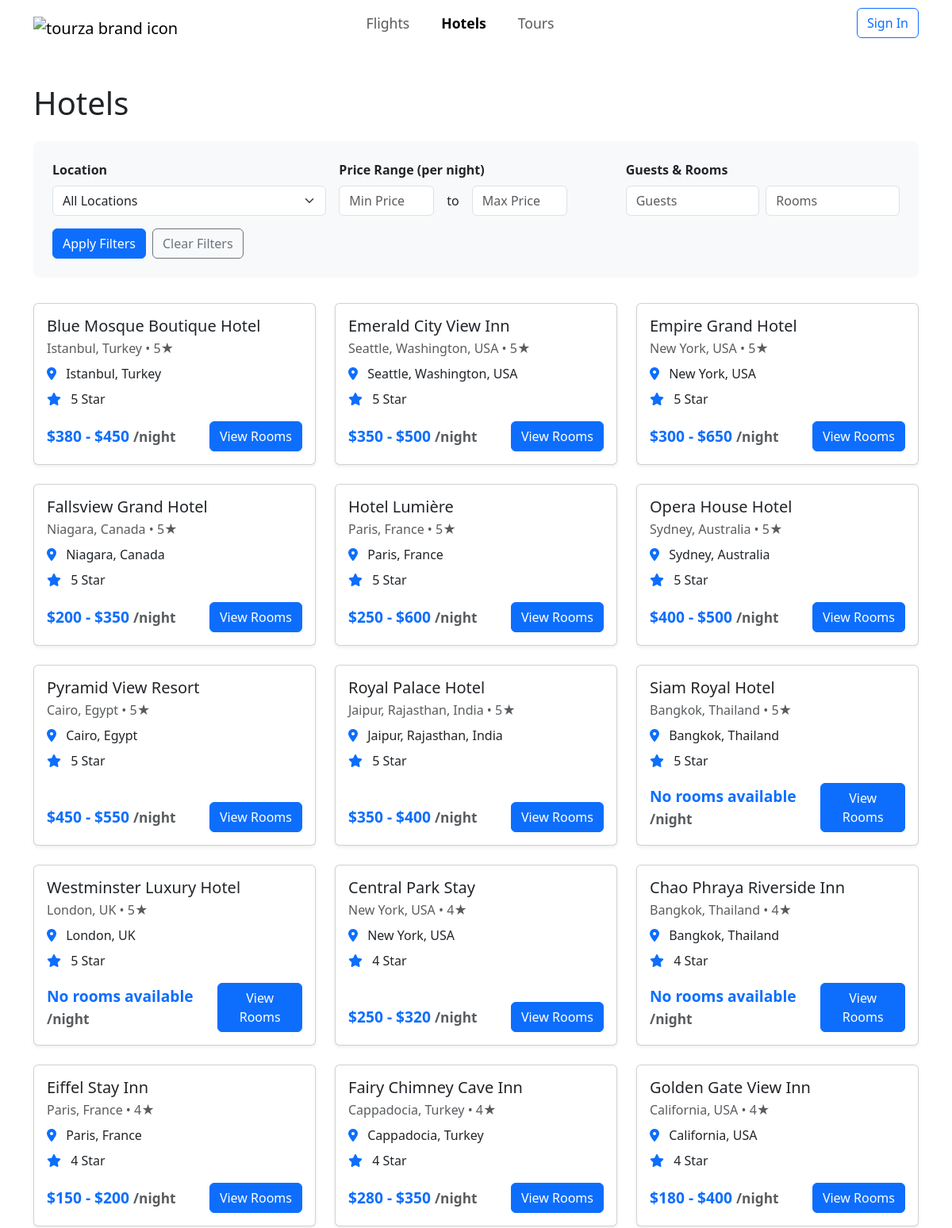
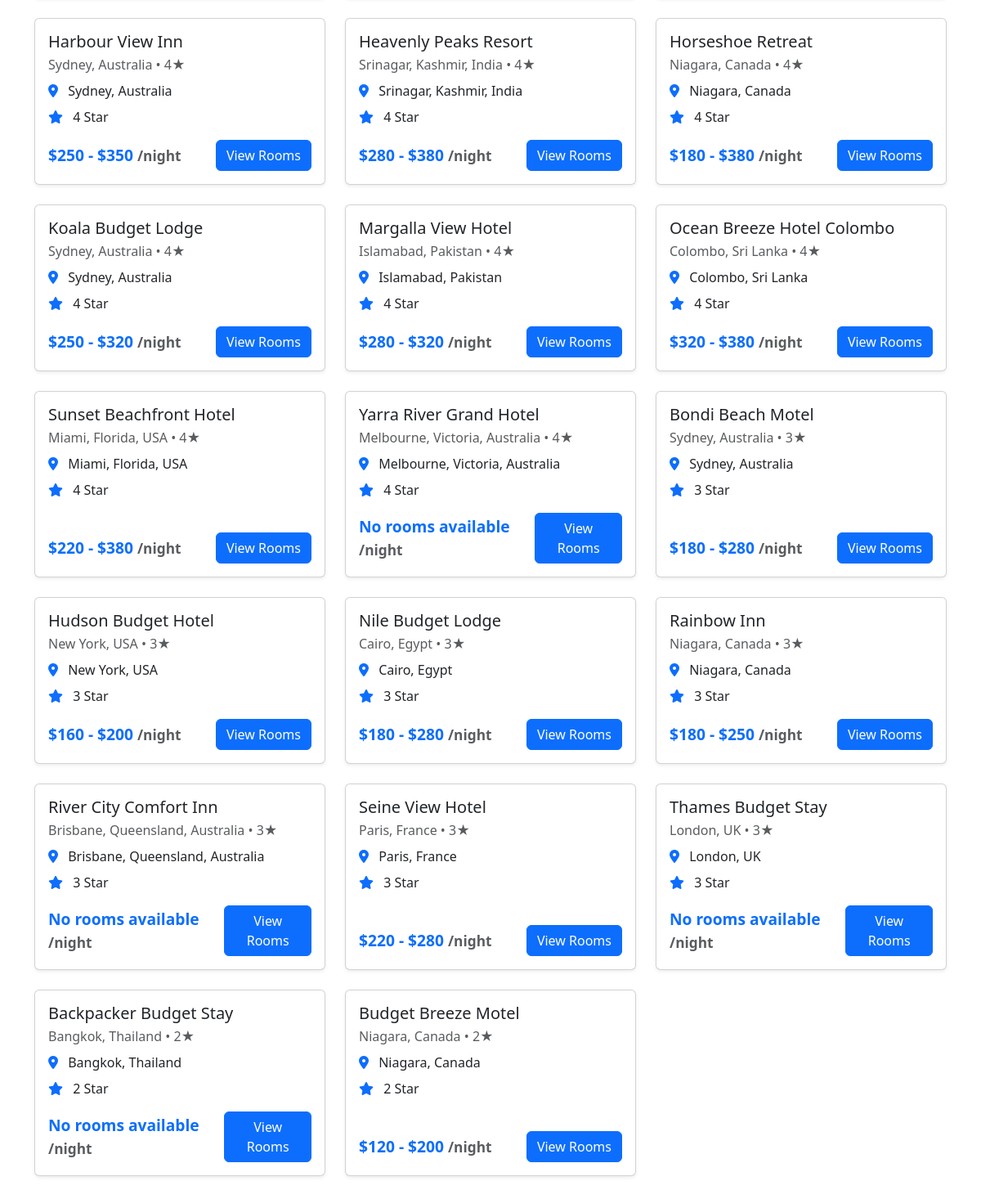
Page /hotels.php on the committed database (2 pictures, top to bottom).
### tables this page shows
CREATE TABLE `hotels` (
  `Hotel_ID` int(11) NOT NULL,
  `Location` varchar(100) NOT NULL,
  `Name` varchar(100) NOT NULL,
  `Stars` varchar(20) DEFAULT NULL,
  PRIMARY KEY (`Hotel_ID`)
);

### auth.php (called while the page is built, shortened)
<?php
class Auth {
    public function isLoggedIn() {
        return isset($_SESSION['user_id']);
    }
}
?>

### hotels.php (the view, shortened to what this page needs)
<?php
require_once 'auth.php';
$auth = new Auth();
$isLoggedIn = $auth->isLoggedIn();
$currentUser = $auth->getCurrentUser();
$minPrice = $_GET['min_price'] ?? '';
$maxPrice = $_GET['max_price'] ?? '';
$guests = $_GET['guests'] ?? '';
$rooms = $_GET['rooms'] ?? '';
$query = "SELECT h.*, MIN(r.cost_night) as min_price, MAX(r.cost_night) as max_price
          FROM hotels h
          LEFT JOIN rooms r ON h.Hotel_ID = r.H_Hotel_ID
          WHERE 1=1";
$params = [];
$query .= " GROUP BY h.Hotel_ID ORDER BY h.Stars DESC, h.Name";
$stmt = $pdo->prepare($query);
$stmt->execute($params);
$hotels = $stmt->fetchAll();
$priceRange = $pdo->query("SELECT MIN(cost_night) as min_price, MAX(cost_night) as max_price FROM rooms WHERE cost_night IS NOT NULL")->fetch();
?>
<!DOCTYPE html>
<html lang="en">
<head>
    <link href="https://cdn.jsdelivr.net/npm/bootstrap@5.3.0/dist/css/bootstrap.min.css" rel="stylesheet">
    <link href="https://cdnjs.cloudflare.com/ajax/libs/font-awesome/6.0.0/css/all.min.css" rel="stylesheet">
    <link href="./styles.css" rel="stylesheet">
</head>
<body>
    <nav class="navbar navbar-expand-lg">
        <div class="container-fluid">
            <a class="navbar-brand" href="index.php"><img src="./images/logo.svg" alt="tourza brand icon"></a>
            <ul class="navbar-nav flex-row ms-3 justify-content-center" style="gap: 1.5rem; font-weight: 500; font-size: 1.1rem;">
                <li class="nav-item"><a class="nav-link px-2" href="index.php#flight-search">Flights</a></li>
                <li class="nav-item"><a class="nav-link px-2 active" href="hotels.php">Hotels</a></li>
                <li class="nav-item"><a class="nav-link px-2" href="tours.php">Tours</a></li>
            </ul>
            <div class="d-flex">
                <?php if ($isLoggedIn): ?>
                    <div class="dropdown">
                        <button class="btn btn-link dropdown-toggle" type="button" id="userDropdown" data-bs-toggle="dropdown" aria-expanded="false">
                            <img src="<?php echo $currentUser['profile_picture'] ?? './images/default-avatar.png'; ?>" alt="Profile" class="rounded-circle me-2" style="width: 24px; height: 24px;">
                            <?php echo $currentUser['first_name']; ?>
                        </button>
                        <ul class="dropdown-menu" aria-labelledby="userDropdown">
                            <li><a class="dropdown-item" href="profile.php">Profile</a></li>
                            <li><a class="dropdown-item" href="bookings.php">My Bookings</a></li>
                            <li><hr class="dropdown-divider"></li>
                            <li><a class="dropdown-item" href="#" onclick="logout()">Sign Out</a></li>
                        </ul>
                    </div>
                <?php else: ?>
                    <button class="btn btn-outline-primary" data-bs-toggle="modal" data-bs-target="#authModal">
                        Sign In
                    </button>
                <?php endif; ?>
            </div>
        </div>
    </nav>
    <div class="container py-5">
        <h1 class="mb-4">Hotels</h1>
        <div class="filter-section">
            <form method="GET" class="row g-3">
                <div class="col-md-4">
                    <label for="location" class="form-label">Location</label>
                    <select class="form-select" id="location" name="location">
                        <option value="">All Locations</option>
                    </select>
                </div>
                <div class="col-md-4">
                    <label class="form-label">Price Range (per night)</label>
                    <div class="price-range">
                        <input type="number" class="form-control" name="min_price" placeholder="Min Price" value="<?php echo $minPrice; ?>" min="<?php echo $priceRange['min_price']; ?>">
                        <span>to</span>
                        <input type="number" class="form-control" name="max_price" placeholder="Max Price" value="<?php echo $maxPrice; ?>" max="<?php echo $priceRange['max_price']; ?>">
                    </div>
                </div>
                <div class="col-md-4">
                    <label class="form-label">Guests & Rooms</label>
                    <div class="d-flex gap-2">
                        <input type="number" class="form-control" name="guests" placeholder="Guests" value="<?php echo htmlspecialchars($guests); ?>" min="1">
                        <input type="number" class="form-control" name="rooms" placeholder="Rooms" value="<?php echo htmlspecialchars($rooms); ?>" min="1">
                    </div>
                </div>
                <div class="col-md-12 d-flex align-items-end">
                    <button type="submit" class="btn btn-primary me-2">Apply Filters</button>
                    <a href="hotels.php" class="btn btn-outline-secondary">Clear Filters</a>
                </div>
            </form>
        </div>
        <div class="row g-4">
            <?php if (empty($hotels)): ?>
                <div class="col-12">
                    <div class="alert alert-info">
                        No hotels found matching your criteria. Please try different filters.
                    </div>
                </div>
            <?php else: ?>
                <?php foreach ($hotels as $hotel): ?>
                    <div class="col-md-6 col-lg-4">
                        <div class="card hotel-card shadow-sm h-100">
                            <div class="card-body d-flex flex-column">
                                <h5 class="card-title mb-1"><?php echo htmlspecialchars($hotel['Name']); ?></h5>
                                <div class="mb-2 text-muted"><?php echo htmlspecialchars($hotel['Location']); ?> &bull; <?php echo $hotel['Stars']; ?>★</div>
                                <ul class="hotel-features mb-2">
                                    <li><i class="fas fa-map-marker-alt"></i> <?php echo htmlspecialchars($hotel['Location']); ?></li>
                                    <li><i class="fas fa-star"></i> <?php echo $hotel['Stars']; ?> Star</li>
                                </ul>
                                <div class="mt-auto d-flex justify-content-between align-items-center">
                                    <div class="hotel-price">
                                        <?php
                                        $roomStmt = $pdo->prepare("SELECT MIN(cost_night) as min_cost FROM rooms WHERE H_Hotel_ID = ?");
                                        $roomStmt->execute([$hotel['Hotel_ID']]);
                                        $minRoom = $roomStmt->fetch();
                                        $minRoomPrice = $minRoom && $minRoom['min_cost'] ? $minRoom['min_cost'] : null;
                                        ?>
                                        <?php if ($hotel['min_price'] && $hotel['max_price'] && $hotel['min_price'] != $hotel['max_price']): ?>
                                            $<?php echo number_format($hotel['min_price']); ?> - $<?php echo number_format($hotel['max_price']); ?>
                                        <?php elseif ($minRoomPrice): ?>
                                            $<?php echo number_format($minRoomPrice); ?>
                                        <?php else: ?>
                                            No rooms available
                                        <?php endif; ?>
                                        <span class="text-muted" style="font-size:0.9em;">/night</span>
                                    </div>
                                    <a href="rooms.php?hotel_id=<?php echo $hotel['Hotel_ID']; ?>" class="btn btn-primary">View Rooms</a>
                                </div>
                            </div>
                        </div>
                    </div>
                <?php endforeach; ?>
            <?php endif; ?>
        </div>
    </div>
</body>
</html>

### styles.css (style rules this page uses)
.container-fluid { max-width: 1140px; }
.navbar-brand { margin-right: -160px; }
.navbar-brand>img { height: 180px; margin-bottom: -380px; margin-top: -370px; }
.nav-link.active { color: #0d6efd; font-weight: bold; }
.form-label { font-weight: bold; }

### hotels.php (style rules this page uses)
.hotel-card { transition: transform 0.2s; height: 100%; }
.hotel-price { font-size: 1.2rem; font-weight: bold; color: #0d6efd; }
.hotel-features { list-style: none; padding-left: 0; }
.hotel-features li { margin-bottom: 0.5rem; }
.hotel-features i { color: #0d6efd; margin-right: 0.5rem; }
.filter-section { background: #f8f9fa; padding: 1.5rem; border-radius: 8px; margin-bottom: 2rem; }
.price-range { display: flex; gap: 1rem; align-items: center; }
.price-range input { width: 120px; }

### rows in the picture
hotels: Name "Blue Mosque Boutique Hotel", Location "Istanbul, Turkey", Stars "5", min_price "380", max_price "450"
hotels: Name "Emerald City View Inn", Location "Seattle, Washington, USA", Stars "5", min_price "350", max_price "500"
hotels: Name "Empire Grand Hotel", Location "New York, USA", Stars "5", min_price "300", max_price "650"
hotels: Name "Fallsview Grand Hotel", Location "Niagara, Canada", Stars "5", min_price "200", max_price "350"
hotels: Name "Hotel Lumière", Location "Paris, France", Stars "5", min_price "250", max_price "600"
hotels: Name "Opera House Hotel", Location "Sydney, Australia", Stars "5", min_price "400", max_price "500"
hotels: Name "Pyramid View Resort", Location "Cairo, Egypt", Stars "5", min_price "450", max_price "550"
hotels: Name "Royal Palace Hotel", Location "Jaipur, Rajasthan, India", Stars "5", min_price "350", max_price "400"
hotels: Name "Siam Royal Hotel", Location "Bangkok, Thailand", Stars "5", shows "No rooms available"
hotels: Name "Westminster Luxury Hotel", Location "London, UK", Stars "5", shows "No rooms available"
hotels: Name "Central Park Stay", Location "New York, USA", Stars "4", min_price "250", max_price "320"
hotels: Name "Chao Phraya Riverside Inn", Location "Bangkok, Thailand", Stars "4", shows "No rooms available"
hotels: Name "Eiffel Stay Inn", Location "Paris, France", Stars "4", min_price "150", max_price "200"
hotels: Name "Fairy Chimney Cave Inn", Location "Cappadocia, Turkey", Stars "4", min_price "280", max_price "350"
hotels: Name "Golden Gate View Inn", Location "California, USA", Stars "4", min_price "180", max_price "400"
hotels: Name "Harbour View Inn", Location "Sydney, Australia", Stars "4", min_price "250", max_price "350"
hotels: Name "Heavenly Peaks Resort", Location "Srinagar, Kashmir, India", Stars "4", min_price "280", max_price "380"
hotels: Name "Horseshoe Retreat", Location "Niagara, Canada", Stars "4", min_price "180", max_price "380"
hotels: Name "Koala Budget Lodge", Location "Sydney, Australia", Stars "4", min_price "250", max_price "320"
hotels: Name "Margalla View Hotel", Location "Islamabad, Pakistan", Stars "4", min_price "280", max_price "320"
hotels: Name "Ocean Breeze Hotel Colombo", Location "Colombo, Sri Lanka", Stars "4", min_price "320", max_price "380"
hotels: Name "Sunset Beachfront Hotel", Location "Miami, Florida, USA", Stars "4", min_price "220", max_price "380"
hotels: Name "Yarra River Grand Hotel", Location "Melbourne, Victoria, Australia", Stars "4", shows "No rooms available"
hotels: Name "Bondi Beach Motel", Location "Sydney, Australia", Stars "3", min_price "180", max_price "280"
hotels: Name "Hudson Budget Hotel", Location "New York, USA", Stars "3", min_price "160", max_price "200"
hotels: Name "Nile Budget Lodge", Location "Cairo, Egypt", Stars "3", min_price "180", max_price "280"
hotels: Name "Rainbow Inn", Location "Niagara, Canada", Stars "3", min_price "180", max_price "250"
hotels: Name "River City Comfort Inn", Location "Brisbane, Queensland, Australia", Stars "3", shows "No rooms available"
hotels: Name "Seine View Hotel", Location "Paris, France", Stars "3", min_price "220", max_price "280"
hotels: Name "Thames Budget Stay", Location "London, UK", Stars "3", shows "No rooms available"
hotels: Name "Backpacker Budget Stay", Location "Bangkok, Thailand", Stars "2", shows "No rooms available"
hotels: Name "Budget Breeze Motel", Location "Niagara, Canada", Stars "2", min_price "120", max_price "200"
